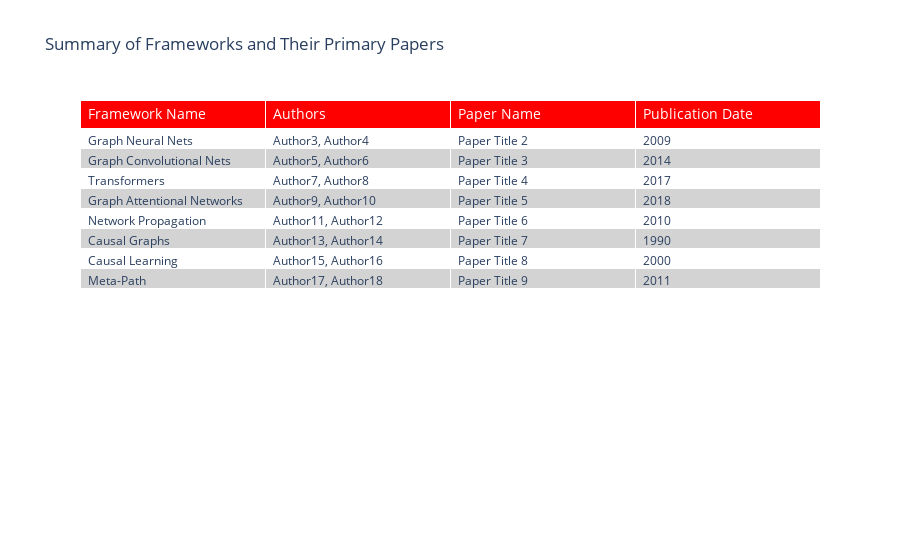

The code cell stored with this chart in its notebook:
### Code cell
import plotly.graph_objects as go

header = ['Framework Name', 'Authors', 'Paper Name', 'Publication Date']
header_color = 'red'
row_even_color = 'lightgrey'
row_odd_color = 'white'

fig = go.Figure(go.Table(
    header=dict(values=header, fill_color=header_color, align='left', font=dict(color='white', size=14)),
    cells=dict(values=[
        [framework['name'] for framework in frameworks],
        [framework['authors'] for framework in frameworks],
        [framework['paper_name'] for framework in frameworks],
        [framework['year'] for framework in frameworks]
    ],
    fill_color=[[row_odd_color, row_even_color] * len(frameworks)], align='left')
))

fig.update_layout(title='Summary of Frameworks and Their Primary Papers')
fig.show()

### Figure 1 — Plotly figure (JSON) as saved in the notebook; plotly's stock layout.template omitted (floating-point values rounded to 4 significant figures)
{"data": [{"cells": {"align": "left", "fill": {"color": [["white", "lightgrey", "white", "lightgrey", "white", "lightgrey", "white", "lightgrey", "white", "lightgrey", "white", "lightgrey", "white", "lightgrey", "white", "lightgrey"]]}, "values": [["Graph Neural Nets", "Graph Convolutional Nets", "Transformers", "Graph Attentional Networks", "Network Propagation", "Causal Graphs", "Causal Learning", "Meta-Path"], ["Author3, Author4", "Author5, Author6", "Author7, Author8", "Author9, Author10", "Author11, Author12", "Author13, Author14", "Author15, Author16", "Author17, Author18"], ["Paper Title 2", "Paper Title 3", "Paper Title 4", "Paper Title 5", "Paper Title 6", "Paper Title 7", "Paper Title 8", "Paper Title 9"], [2009, 2014, 2017, 2018, 2010, 1990, 2000, 2011]]}, "header": {"align": "left", "fill": {"color": "red"}, "font": {"color": "white", "size": 14}, "values": ["Framework Name", "Authors", "Paper Name", "Publication Date"]}, "type": "table"}], "layout": {"title": {"text": "Summary of Frameworks and Their Primary Papers"}}}
